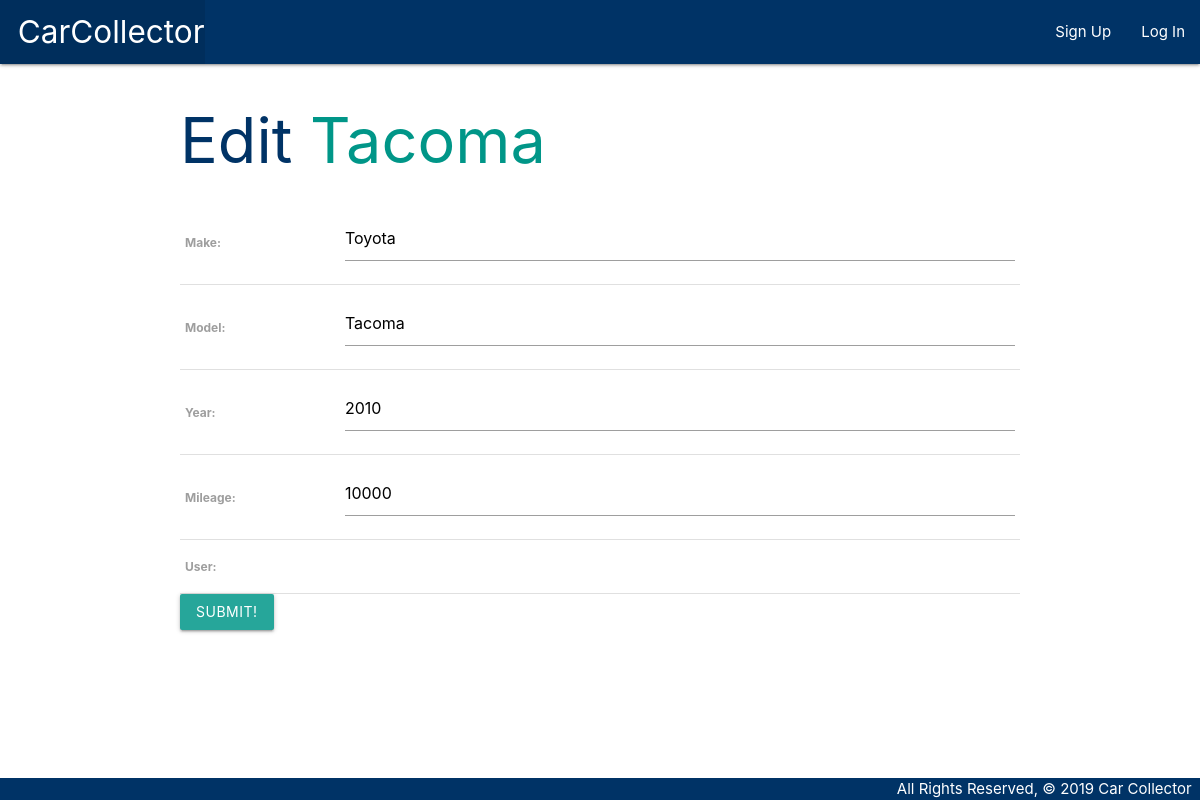
/cars/1/update/, run on an earlier commit of the app's database.
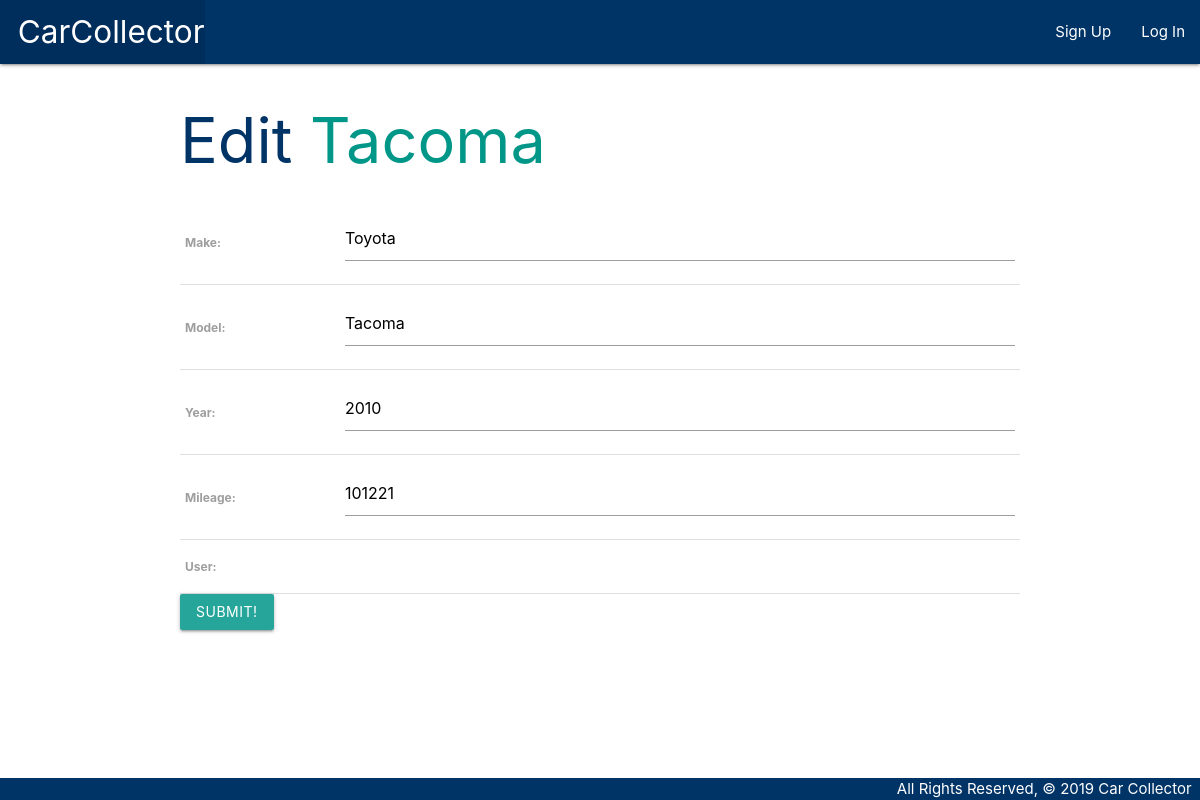
And on a later commit of the database.
### main_app/models.py (models this page shows, shortened)
class Car(models.Model):
    make = models.CharField(max_length=50)
    model = models.CharField(max_length=50)
    year = models.IntegerField()
    mileage = models.IntegerField()
    user = models.ForeignKey(User, on_delete=models.CASCADE)

### main_app/views.py (the view)
# urls.py: path('cars/<int:pk>/update/', views.CarUpdate.as_view(), name='cars_update'),
class CarUpdate(UpdateView):
  model = Car
  fields = '__all__'

### main_app/templates/main_app/car_form.html (shortened to what this page needs)
{% extends 'base.html' %}
{% block content %}
    {% if object %}
    <h1>Edit <span class="teal-text">{{object.model}}</span></h1>
    {% else %}
    <h1>Add Car</h1>
    {% endif %}
    <form action="" method="post">
        <table>
            {{ form.as_table }}
        </table>
        <input type="submit" value="Submit!" class="btn">
    </form>
{% endblock %}

What changed in the data, as far as the page shows it:
changed Car "Tacoma": mileage "10000" → "101221"
